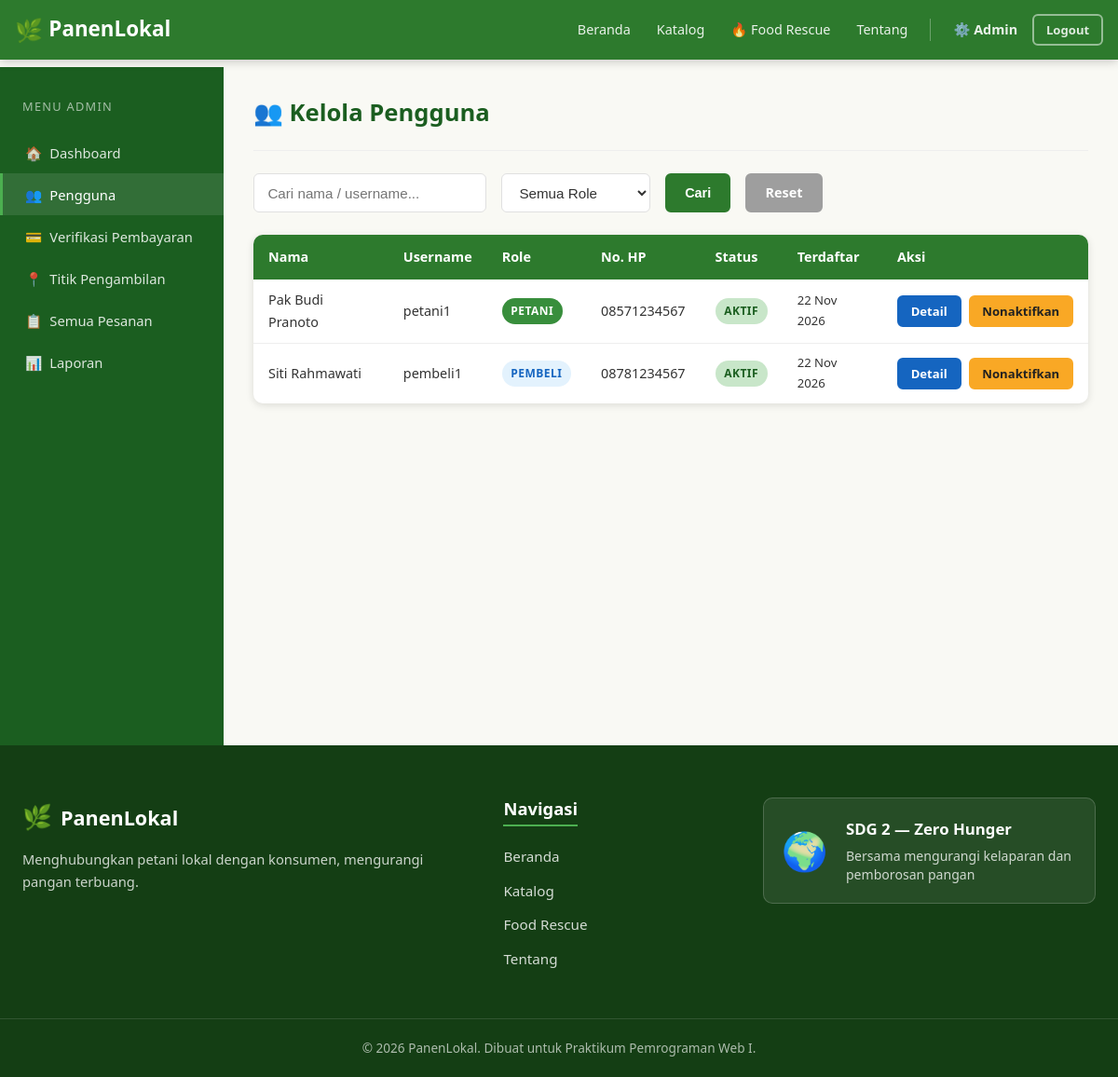
Screenshot of /admin/pengguna.php (signed in) with the database file from the repository.
### tables this page shows
CREATE TABLE IF NOT EXISTS users (
    id BIGINT UNSIGNED AUTO_INCREMENT PRIMARY KEY,
    nama_lengkap VARCHAR(100) NOT NULL,
    username VARCHAR(50) NOT NULL UNIQUE,
    password_hash VARCHAR(255) NOT NULL,
    role ENUM('admin','petani','pembeli') NOT NULL DEFAULT 'pembeli',
    no_hp VARCHAR(20) NULL,
    alamat TEXT NULL,
    status_akun ENUM('aktif','nonaktif') NOT NULL DEFAULT 'aktif',
    created_at TIMESTAMP NOT NULL DEFAULT CURRENT_TIMESTAMP,
    updated_at TIMESTAMP NOT NULL DEFAULT CURRENT_TIMESTAMP ON UPDATE CURRENT_TIMESTAMP
);

### includes/functions.php (called while the page is built, shortened)
<?php
function sanitize($str) {
    return htmlspecialchars((string)$str, ENT_QUOTES, 'UTF-8');
}
function format_tanggal($tanggal, $format = 'd M Y') {
    return date($format, strtotime($tanggal));
}
?>

### admin/pengguna.php (the view, shortened to what this page needs)
<?php
require_once __DIR__ . '/../config/koneksi.php';
require_once __DIR__ . '/../includes/functions.php';
$search = trim($_GET['search'] ?? '');
$where = "role != 'admin'";
$sql = "SELECT id,nama_lengkap,username,role,no_hp,status_akun,created_at FROM users WHERE $where ORDER BY created_at DESC";
$stmt = $conn->prepare($sql);
$stmt->execute();
$users = $stmt->get_result();
require_once __DIR__ . '/../includes/header.php';
require_once __DIR__ . '/../includes/navbar.php';
?>
<div class="dashboard-layout">
    <aside class="sidebar">
        <div class="sidebar-title">Menu Admin</div>
        <ul class="sidebar-menu">
            <li><a href="<?= BASE_URL ?>/admin/index.php"><span class="menu-icon">🏠</span>Dashboard</a></li>
            <li><a href="<?= BASE_URL ?>/admin/pengguna.php" class="active"><span class="menu-icon">👥</span>Pengguna</a></li>
            <li><a href="<?= BASE_URL ?>/admin/verifikasi_pembayaran.php"><span class="menu-icon">💳</span>Verifikasi Pembayaran</a></li>
            <li><a href="<?= BASE_URL ?>/admin/titik_pengambilan.php"><span class="menu-icon">📍</span>Titik Pengambilan</a></li>
            <li><a href="<?= BASE_URL ?>/admin/pesanan.php"><span class="menu-icon">📋</span>Semua Pesanan</a></li>
            <li><a href="<?= BASE_URL ?>/admin/laporan.php"><span class="menu-icon">📊</span>Laporan</a></li>
        </ul>
    </aside>
    <main class="dashboard-main">
        <div class="dashboard-header">
            <h1>👥 Kelola Pengguna</h1>
        </div>
        <form method="GET" class="d-flex gap-2 flex-wrap mb-3">
            <input type="text" name="search" class="form-control" placeholder="Cari nama / username..." value="<?= sanitize($search) ?>" style="max-width:250px;">
            <select name="role" class="form-control" style="max-width:160px;">
                <option value="">Semua Role</option>
            </select>
            <button type="submit" class="btn btn-primary">Cari</button>
            <a href="<?= BASE_URL ?>/admin/pengguna.php" class="btn btn-secondary">Reset</a>
        </form>
        <div class="table-card">
            <table>
                <thead><tr><th>Nama</th><th>Username</th><th>Role</th><th>No. HP</th><th>Status</th><th>Terdaftar</th><th>Aksi</th></tr></thead>
                <tbody>
                <?php while ($u = $users->fetch_assoc()): ?>
                    <tr>
                        <td><?= sanitize($u['nama_lengkap']) ?></td>
                        <td><?= sanitize($u['username']) ?></td>
                        <td><span class="badge <?= $u['role']==='petani'?'badge-primary':'badge-info' ?>"><?= ucfirst($u['role']) ?></span></td>
                        <td><?= sanitize($u['no_hp'] ?: '-') ?></td>
                        <td><span class="badge <?= $u['status_akun']==='aktif'?'badge-success':'badge-danger' ?>"><?= ucfirst($u['status_akun']) ?></span></td>
                        <td style="font-size:.82rem;"><?= format_tanggal($u['created_at']) ?></td>
                        <td>
                            <div class="d-flex gap-1">
                                <a href="<?= BASE_URL ?>/admin/detail_pengguna.php?id=<?= $u['id'] ?>" class="btn btn-sm btn-info">Detail</a>
                                <a href="?action=toggle_status&id=<?= $u['id'] ?>" class="btn btn-sm <?= $u['status_akun']==='aktif'?'btn-warning':'btn-success' ?>" onclick="return confirm('Ubah status akun ini?')">
                                    <?= $u['status_akun']==='aktif'?'Nonaktifkan':'Aktifkan' ?>
                                </a>
                            </div>
                        </td>
                    </tr>
                <?php endwhile; ?>
                </tbody>
            </table>
        </div>
    </main>
</div>
<?php require_once __DIR__ . '/../includes/footer.php'; ?>

### assets/css/style.css (style rules this page uses)
*, *::before, *::after { box-sizing: border-box; margin: 0; padding: 0; }
:root { --green-dark: #1b5e20; --green-main: #2d7a2d; --green-mid: #388e3c; --green-light: #4caf50; --green-pale: #c8e6c9; --green-bg: #f1f8f1; --orange: #f57c00; --orange-light: #ffe0b2; --red: #c62828; --red-light: #ffebee; --blue: #1565c0; --blue-light: #e3f2fd; --yellow: #f9a825; --yellow-light: #fff9c4; --cream: #f9f9f4; --white: #ffffff; --gray-100: #f5f5f5; --gray-200: #eeeeee; --gray-300: #e0e0e0; --gray-500: #9e9e9e; --gray-700: #616161; --gray-900: #212121; --text: #333333; --shadow: 0 2px 8px rgba(0,0,0,.12); --shadow-lg: 0 4px 20px rgba(0,0,0,.18); --radius: 10px; --radius-sm: 6px; --transition: .25s ease; }
html { font-size: 16px; scroll-behavior: smooth; }
body { font-family: 'Segoe UI', system-ui, -apple-system, sans-serif; color: var(--text); background: var(--cream); line-height: 1.65; min-height: 100vh; display: flex; flex-direction: column; }
a { color: var(--green-main); text-decoration: none; transition: color var(--transition); }
h1,h2,h3,h4,h5,h6 { font-weight: 700; line-height: 1.3; color: var(--gray-900); margin-bottom: .5rem; }
h1 { font-size: 2.2rem; }
ul,ol { padding-left: 1.5rem; }
.btn { display: inline-block; padding: .55rem 1.2rem; border-radius: var(--radius-sm); font-size: .9rem; font-weight: 600; cursor: pointer; border: 2px solid transparent; transition: all var(--transition); text-align: center; text-decoration: none !important; line-height: 1.4; }
.btn-sm { padding: .35rem .8rem; font-size: .82rem; }
.btn-primary { background: var(--green-main); color: var(--white); border-color: var(--green-main); }
.btn-warning { background: var(--yellow); color: var(--gray-900); border-color: var(--yellow); }
.btn-info { background: var(--blue); color: var(--white); border-color: var(--blue); }
.btn-secondary { background: var(--gray-500); color: var(--white); border-color: var(--gray-500); }
.form-control { width: 100%; padding: .6rem .9rem; border: 1.5px solid var(--gray-300); border-radius: var(--radius-sm); font-size: .95rem; color: var(--text); background: var(--white); transition: border-color var(--transition), box-shadow var(--transition); }
.badge { display: inline-block; padding: .25rem .6rem; border-radius: 20px; font-size: .75rem; font-weight: 700; text-transform: uppercase; letter-spacing: .04em; }
.badge-success { background: var(--green-pale); color: var(--green-dark); }
.badge-info { background: var(--blue-light); color: var(--blue); }
.badge-primary { background: var(--green-mid); color: var(--white); }
table { width: 100%; border-collapse: collapse; font-size: .9rem; }
thead th { background: var(--green-main); color: var(--white); padding: .75rem 1rem; text-align: left; white-space: nowrap; }
tbody td { padding: .65rem 1rem; border-bottom: 1px solid var(--gray-200); vertical-align: middle; }
tbody tr:last-child td { border-bottom: none; }
.table-card { background: var(--white); border-radius: var(--radius); box-shadow: var(--shadow); overflow: hidden; }
.dashboard-layout { display: flex; min-height: calc(100vh - 72px); }
.sidebar { width: 240px; flex-shrink: 0; background: var(--green-dark); color: var(--white); padding: 1.5rem 0; position: sticky; top: 72px; height: calc(100vh - 72px); overflow-y: auto; }
.sidebar-title { padding: .5rem 1.5rem 1rem; font-size: .8rem; text-transform: uppercase; letter-spacing: .1em; opacity: .6; }
.sidebar-menu { list-style: none; padding: 0; margin: 0; }
.sidebar-menu li a { display: block; padding: .65rem 1.5rem; color: rgba(255,255,255,.85); transition: background var(--transition); font-size: .92rem; text-decoration: none !important; border-left: 3px solid transparent; }
.sidebar-menu li a:hover, .sidebar-menu li a.active { background: rgba(255,255,255,.1); color: var(--white); border-left-color: var(--green-light); }
.sidebar-menu li a .menu-icon { margin-right: .5rem; }
.dashboard-main { flex: 1; padding: 2rem; min-width: 0; }
.dashboard-header { margin-bottom: 1.5rem; padding-bottom: 1rem; border-bottom: 1px solid var(--gray-200); }
.dashboard-header h1 { font-size: 1.6rem; color: var(--green-dark); }
.mb-3 { margin-bottom: 1.5rem; }
.d-flex { display: flex; }
.gap-1 { gap: .5rem; }
.gap-2 { gap: 1rem; }
.flex-wrap { flex-wrap: wrap; }

### rows the page displays
users: nama_lengkap "Pak Budi Pranoto", username "petani1", role "PETANI", no_hp "08571234567", status_akun "AKTIF", created_at "22 Nov 2026", shows "Nonaktifkan"
users: nama_lengkap "Siti Rahmawati", username "pembeli1", role "PEMBELI", no_hp "08781234567", status_akun "AKTIF", created_at "22 Nov 2026", shows "Nonaktifkan"
